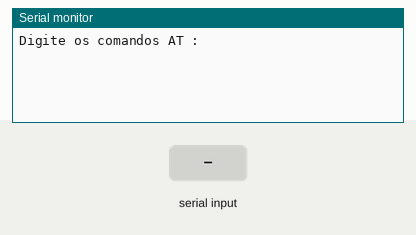
The sketch below on a simulated Arduino Mega 2560, built with avr-gcc and run on an emulated ATmega2560. Parts: the last lines printed to the serial monitor. The test bench sets the inputs (shaded band).

Above: at 1.2 s.
1.3 s: "lED1" received over the second serial link
At 2.4 s:
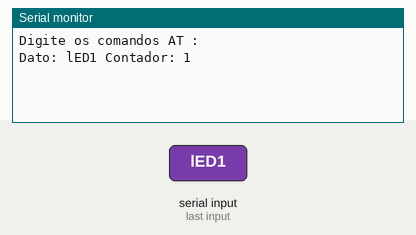
2.8 s: "1" received over the second serial link
At 3.6 s:
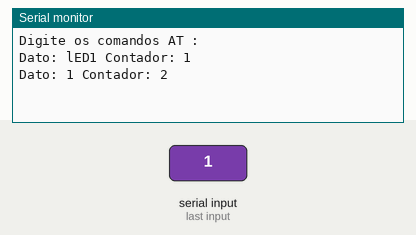

Measured:
- after the input at 1.3 s, the serial monitor: prints a new line at once (image 1)
- after the input at 2.8 s, the serial monitor: prints a new line at once (image 2)

The sketch:

BT_Comm_Teensy3_HC06_V1.ino
```cpp
String com = "";

int c = 0;

void setup()
{
  //Inicia a serial
  Serial1.begin(9600);
  Serial.begin(9600);
  Serial.println("Digite os comandos AT :");
}

void loop()
{
  com = ""; // limpiio la variable a cada vez
  if (Serial1.available())
  {
    while (Serial1.available()) {
      com += (char)Serial1.read();
      delay(10);
    }
    Serial.print("Dato: ");
    Serial.print(com);
    com = "";

    Serial1.println("{");//inicio del Mensage

    if (com.indexOf("lED1")) {
      c += 1;
      Serial1.print("Contador: ");
      Serial1.println(c);
      Serial.print(" Contador: ");
      Serial.println(c);
    }

    Serial1.println("}");//fin del mensaje

  }
}
```
